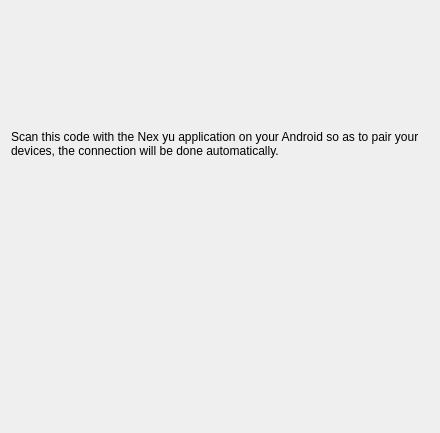
<?xml version="1.0" encoding="UTF-8"?>
<ui version="4.0">
 <class>loginWindow</class>
 <widget class="QWidget" name="loginWindow">
  <property name="enabled">
   <bool>true</bool>
  </property>
  <property name="geometry">
   <rect>
    <x>0</x>
    <y>0</y>
    <width>440</width>
    <height>433</height>
   </rect>
  </property>
  <property name="sizePolicy">
   <sizepolicy hsizetype="Fixed" vsizetype="Fixed">
    <horstretch>0</horstretch>
    <verstretch>0</verstretch>
   </sizepolicy>
  </property>
  <property name="windowTitle">
   <string>Nex yu - Login</string>
  </property>
  <property name="windowIcon">
   <iconset resource="login.qrc">
    <normaloff>:/login/NexYuLogo.png</normaloff>:/login/NexYuLogo.png</iconset>
  </property>
  <layout class="QVBoxLayout" name="verticalLayout" stretch="0,1">
   <item>
    <layout class="QHBoxLayout" name="TitleLayout">
     <property name="sizeConstraint">
      <enum>QLayout::SetMinimumSize</enum>
     </property>
     <item>
      <widget class="QLabel" name="logoTitle">
       <property name="enabled">
        <bool>true</bool>
       </property>
       <property name="sizePolicy">
        <sizepolicy hsizetype="Maximum" vsizetype="Maximum">
         <horstretch>0</horstretch>
         <verstretch>0</verstretch>
        </sizepolicy>
       </property>
       <property name="cursor">
        <cursorShape>ArrowCursor</cursorShape>
       </property>
       <property name="text">
        <string/>
       </property>
       <property name="pixmap">
        <pixmap resource="login.qrc">:/login/NexYuLogoFull.png</pixmap>
       </property>
       <property name="scaledContents">
        <bool>false</bool>
       </property>
       <property name="alignment">
        <set>Qt::AlignCenter</set>
       </property>
       <property name="wordWrap">
        <bool>false</bool>
       </property>
      </widget>
     </item>
     <item>
      <spacer name="logoTitleSpacerRight">
       <property name="orientation">
        <enum>Qt::Horizontal</enum>
       </property>
       <property name="sizeHint" stdset="0">
        <size>
         <width>40</width>
         <height>20</height>
        </size>
       </property>
      </spacer>
     </item>
    </layout>
   </item>
   <item>
    <layout class="QVBoxLayout" name="bodyLayout" stretch="0,0">
     <item>
      <widget class="QLabel" name="howToScan">
       <property name="sizePolicy">
        <sizepolicy hsizetype="Preferred" vsizetype="Maximum">
         <horstretch>0</horstretch>
         <verstretch>0</verstretch>
        </sizepolicy>
       </property>
       <property name="text">
        <string>&lt;html&gt;&lt;head/&gt;&lt;body&gt;&lt;p&gt;Scan this code with the Nex yu application on your Android so as to pair your devices, the connection will be done automatically.&lt;/p&gt;&lt;/body&gt;&lt;/html&gt;</string>
       </property>
       <property name="wordWrap">
        <bool>true</bool>
       </property>
      </widget>
     </item>
     <item>
      <layout class="QHBoxLayout" name="qrCodeLayout">
       <item>
        <spacer name="qrCodeSpacerLeft">
         <property name="orientation">
          <enum>Qt::Horizontal</enum>
         </property>
         <property name="sizeHint" stdset="0">
          <size>
           <width>40</width>
           <height>20</height>
          </size>
         </property>
        </spacer>
       </item>
       <item>
        <widget class="QLabel" name="qrCodeContainer">
         <property name="sizePolicy">
          <sizepolicy hsizetype="Fixed" vsizetype="Fixed">
           <horstretch>0</horstretch>
           <verstretch>0</verstretch>
          </sizepolicy>
         </property>
         <property name="minimumSize">
          <size>
           <width>200</width>
           <height>200</height>
          </size>
         </property>
         <property name="text">
          <string/>
         </property>
        </widget>
       </item>
       <item>
        <spacer name="qrCodeSpacerRight">
         <property name="orientation">
          <enum>Qt::Horizontal</enum>
         </property>
         <property name="sizeHint" stdset="0">
          <size>
           <width>40</width>
           <height>20</height>
          </size>
         </property>
        </spacer>
       </item>
      </layout>
     </item>
    </layout>
   </item>
  </layout>
 </widget>
 <resources>
  <include location="login.qrc"/>
 </resources>
 <connections/>
</ui>
